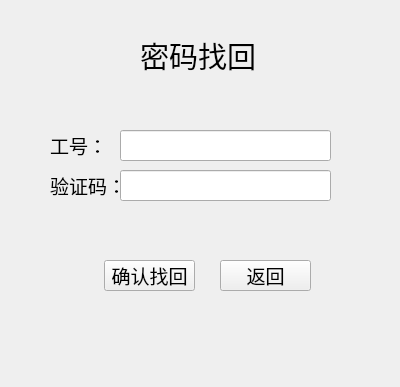
<?xml version="1.0" encoding="UTF-8"?>
<ui version="4.0">
 <class>Form</class>
 <widget class="QWidget" name="Form">
  <property name="geometry">
   <rect>
    <x>0</x>
    <y>0</y>
    <width>400</width>
    <height>387</height>
   </rect>
  </property>
  <property name="windowTitle">
   <string>Form</string>
  </property>
  <widget class="QLabel" name="Password_recovery">
   <property name="geometry">
    <rect>
     <x>140</x>
     <y>30</y>
     <width>121</width>
     <height>51</height>
    </rect>
   </property>
   <property name="font">
    <font>
     <pointsize>22</pointsize>
    </font>
   </property>
   <property name="text">
    <string>密码找回</string>
   </property>
  </widget>
  <widget class="QLabel" name="label_2_1">
   <property name="geometry">
    <rect>
     <x>50</x>
     <y>130</y>
     <width>71</width>
     <height>31</height>
    </rect>
   </property>
   <property name="font">
    <font>
     <pointsize>14</pointsize>
    </font>
   </property>
   <property name="text">
    <string>工号：</string>
   </property>
  </widget>
  <widget class="QLabel" name="label_2_2">
   <property name="geometry">
    <rect>
     <x>50</x>
     <y>170</y>
     <width>71</width>
     <height>31</height>
    </rect>
   </property>
   <property name="font">
    <font>
     <pointsize>14</pointsize>
    </font>
   </property>
   <property name="text">
    <string>验证码：</string>
   </property>
  </widget>
  <widget class="QLineEdit" name="EmployeeID">
   <property name="geometry">
    <rect>
     <x>120</x>
     <y>130</y>
     <width>211</width>
     <height>31</height>
    </rect>
   </property>
  </widget>
  <widget class="QLineEdit" name="Verification_code">
   <property name="geometry">
    <rect>
     <x>120</x>
     <y>170</y>
     <width>211</width>
     <height>31</height>
    </rect>
   </property>
   <property name="echoMode">
    <enum>QLineEdit::EchoMode::Password</enum>
   </property>
  </widget>
  <widget class="QPushButton" name="Confirm_password_recovery">
   <property name="geometry">
    <rect>
     <x>104</x>
     <y>260</y>
     <width>91</width>
     <height>31</height>
    </rect>
   </property>
   <property name="font">
    <font>
     <pointsize>14</pointsize>
    </font>
   </property>
   <property name="text">
    <string>确认找回</string>
   </property>
  </widget>
  <widget class="QPushButton" name="Return_to_the_login_page">
   <property name="geometry">
    <rect>
     <x>220</x>
     <y>260</y>
     <width>91</width>
     <height>31</height>
    </rect>
   </property>
   <property name="font">
    <font>
     <pointsize>14</pointsize>
    </font>
   </property>
   <property name="text">
    <string>返回</string>
   </property>
  </widget>
 </widget>
 <resources/>
 <connections/>
</ui>
